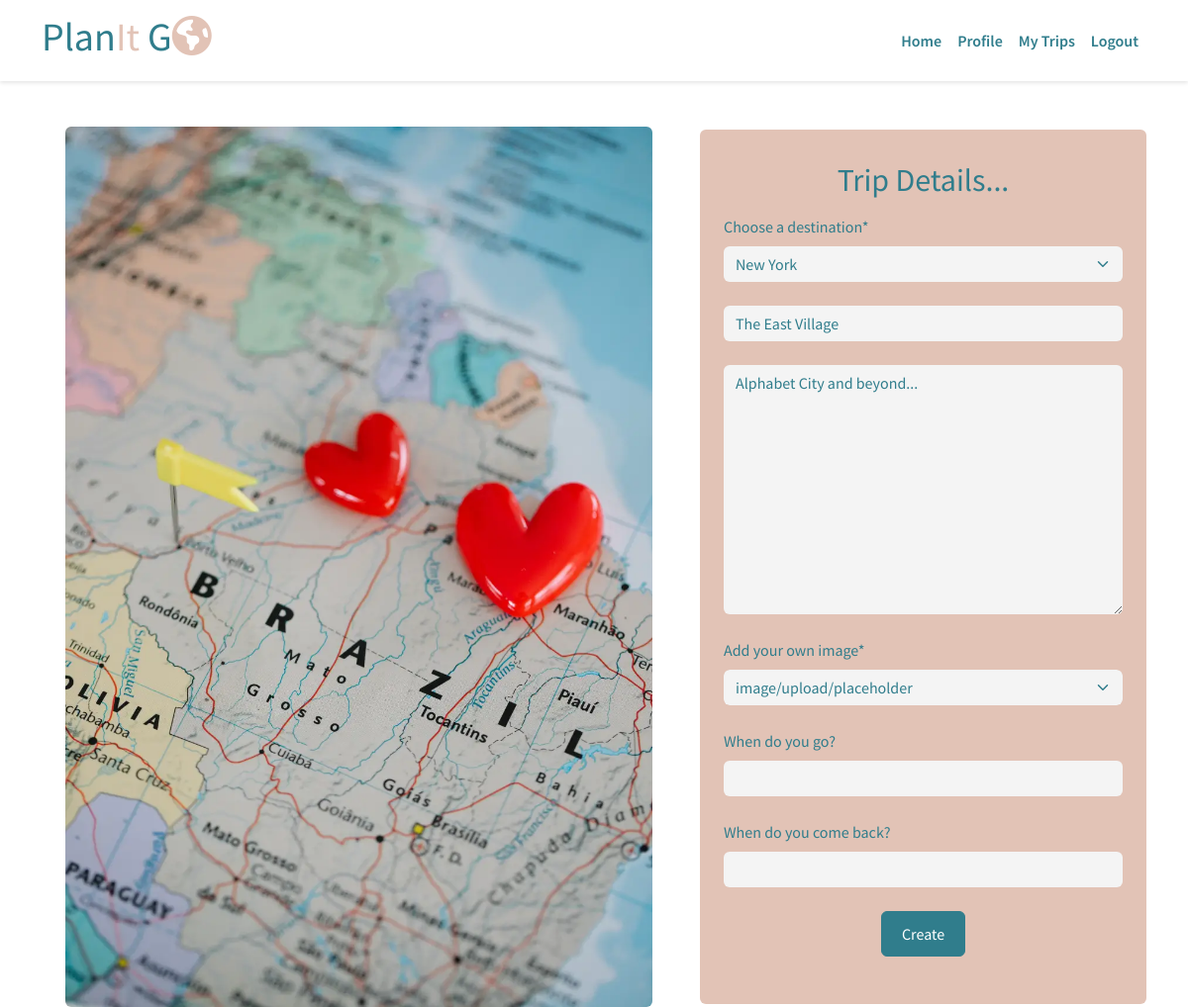
The app's page /trips/update_trip/alphabet-city-and-beyond/26 (signed in), older data.
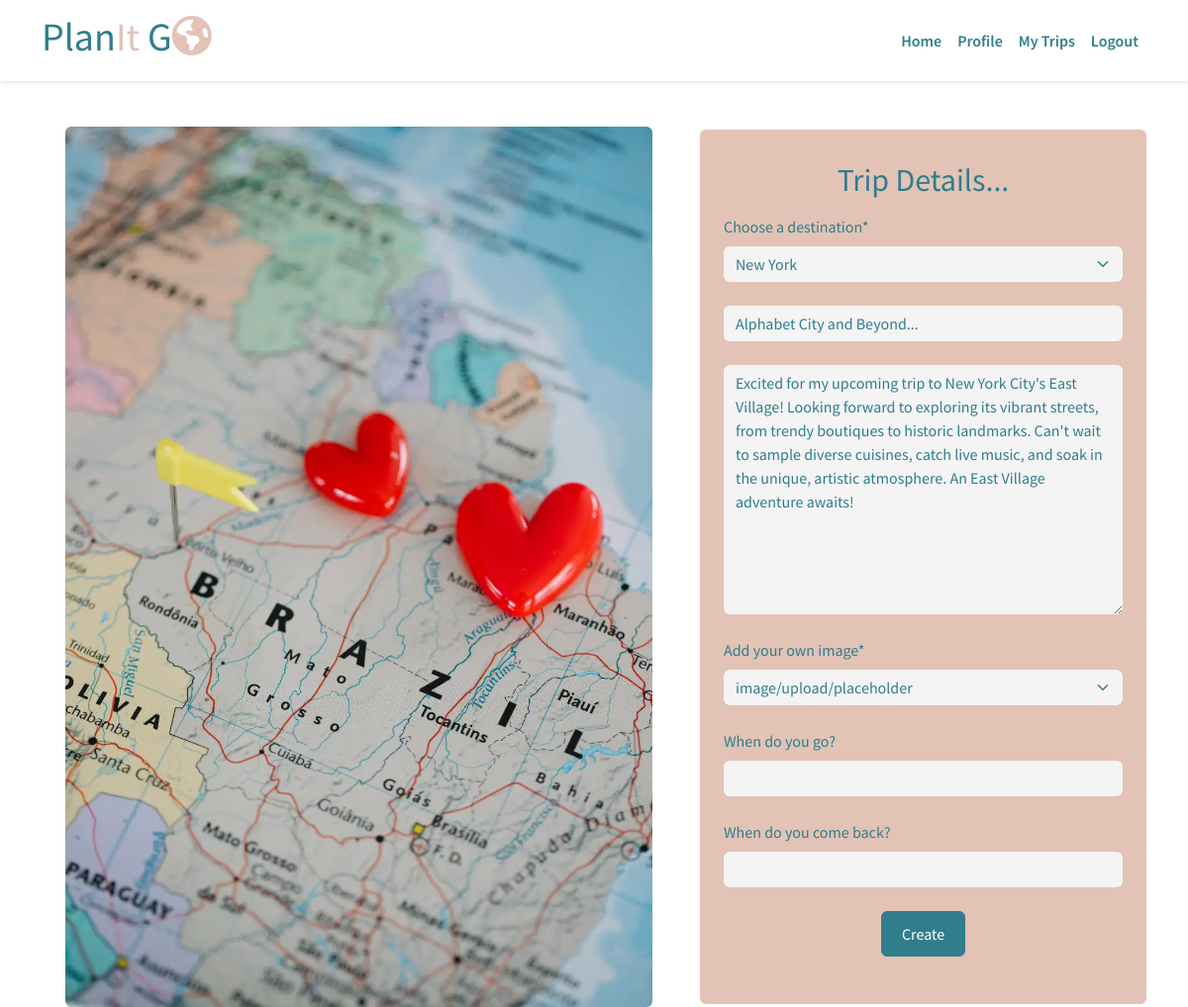
The same page, newer data.
### trips/models.py (models this page shows, shortened)
class Trip(models.Model):
    profile = models.ForeignKey(
        Profile, on_delete=models.CASCADE, related_name="trips"
    )
    location = models.ForeignKey(
        Location, on_delete=models.CASCADE, related_name="trips"
    )
    title = models.CharField(max_length=30, unique=True)
    slug = models.SlugField(max_length=30, unique=True)
    description = models.TextField(blank=True)
    trip_image = CloudinaryField(
        'image',
        default='placeholder',
        transformation={
            'width': "1500",
            'height': "1000",
            'crop': "fill",
            'gravity': "auto",
            'fetch_format': "auto",
            'quality': "auto",
            'dpr': "auto",
            'responsive': True,
        },
        folder="/images/trips",
        format="webp"
    )
    start_date = models.DateField(blank=True, null=True)
    end_date = models.DateField(blank=True, null=True)
    created_on = models.DateTimeField(auto_now_add=True)
    is_complete = models.BooleanField(default=False)
    places = models.ManyToManyField(
        Place, related_name="trip_place", blank=True
    )
    class Meta:
        ordering = ["-start_date"]
    """
     Populates the slug field with a slugified version
     of the title field.
     https://stackoverflow.com/questions/141487/is-there-an-easy-way-to-populate-slugfield-from-charfield
    """

### trips/views.py (the view, shortened to what this page needs)
class TripUpdateView(LoginRequiredMixin, UpdateView):
    model = Trip
    form_class = TripForm
    template_name = 'trips/create_trip.html'

### locations/models.py (called while the page is built)
    def __str__(self):
        return self.city

### trips/templates/trips/create_trip.html (shortened to what this page needs)
{% extends "base.html" %}
{% block content %}
{% load static%}
{% load crispy_forms_tags %}
<section id="enter-trip-details" class="mt-7">
  <div class="container">
    <div class="row">
      <div class="col-lg-7 d-flex flex-column justify-content-center">
        <div class="image-container px-4">
          <img
            src="{% static 'images/map-brazil-hearts-1000x1500-compress.webp'%}"
            alt="A map of Brazil with two red hearts and a yellow pin flag"
            class="img-fluid rounded d-none d-lg-block">
        </div>
      </div>
      <div class="col-lg-5 d-flex flex-column justify-content-center">
        <div class="form-container rounded bg-primary p-4">
          {% crispy form %}
        </div>
      </div>
    </div>
  </div>
</section>
{% endblock %}

### templates/base.html (shortened to what this page needs)
{% load static %}
<!DOCTYPE html>
<html lang="en">
<head>
    <link rel="stylesheet" href="{% static 'css/bootstrap.css' %}">
    <link rel="stylesheet" type="text/css" href="https://cdnjs.cloudflare.com/ajax/libs/animate.css/3.5.2/animate.min.css">
    <link rel="stylesheet" href="{% static 'css/styles.css' %}">
</head>
<body class="d-flex flex-column h-100 main-bg">
    {% include 'includes/nav.html' %}
    <main>
        {% block content %}{% endblock content %}
    </main>
</body>
</html>

### templates/includes/nav.html (shortened to what this page needs)
<nav class="navbar navbar-expand-lg fixed-top navbar-light bg-light">
  <div class="container">
    <a href="{% url 'home' %}" class="navbar-brand">
      <h1>Plan<span class="text-primary">It</span> G<span><i class="text-primary fa-solid fa-earth-americas"></i></span></h1>
    </a>
    <div class="collapse navbar-collapse" id="navbarNavDropdown">
      <ul class="navbar-nav ms-auto">
        <li class="nav-item {% if request.user.is_staff %} d-none {% endif %}">
          <a href="{% url 'home' %}" class="nav-link
          {% if request.resolver_match.url_name == 'home' %} active {% endif %} fw-semibold"
          >Home</a>
        </li>
        {% if user.is_authenticated %}
          {% if request.user.is_staff %}
            <li class="nav-item">
              <a href="{% url 'locations' %}" class="nav-link
                {% if request.resolver_match.url_name == 'add_location' %} active {% endif %} fw-semibold"
                >Admin</a>
            </li>
          {% else %}
            <li class="nav-item">
              {% if request.user.profile.screen_name %}
              <a href="{% url 'update_profile' request.user.profile.id %}" class="nav-link
              {% if request.resolver_match.url_name == 'profile_detail' %} active {% endif %} fw-semibold"
              >Profile</a>
              {% else %}
              <a href="{% url 'profile_detail' request.user.profile.id %}" class="nav-link fw-semibold">Profile</a>
              {% endif %}
            </li>
            <li class="nav-item">
              <a href="{% url 'trip_list' %}" class="nav-link
                {% if request.resolver_match.url_name == 'trip_list' %} active {% endif %} fw-semibold"
                >My Trips</a>
            </li>
          {% endif %}
          <li class="nav-item">
            <a href="{% url 'account_logout' %}" class="nav-link
            {% if request.resolver_match.url_name == 'account_logout' %} active {% endif %} fw-semibold"
            >Logout</a>
          </li>
        {% endif %}
      </ul>
    </div>
  </div>
</nav>

### static/css/styles.css (style rules this page uses)
* { box-sizing: border-box; padding: 0; margin: 0; }
a { text-decoration: none; color: inherit; }
ul { list-style-type: none; }
.navbar { box-shadow: 0 2px 4px 0 rgba(0, 0, 0, 0.1); }

Row changes from the older to the newer data that the page shows:
changed Trip "New York": title "The East Village" → "Alphabet City and Beyond..."; description "Alphabet City and beyond..." → "Excited for my upcoming trip to New York City's East Village! Looking forward to exploring its vibrant streets, from trendy boutiques to historic landmarks. Can't wait to sample diverse cuisines, catch live music, and soak in the unique, artistic atmosphere. An East Village adventure awaits!"
